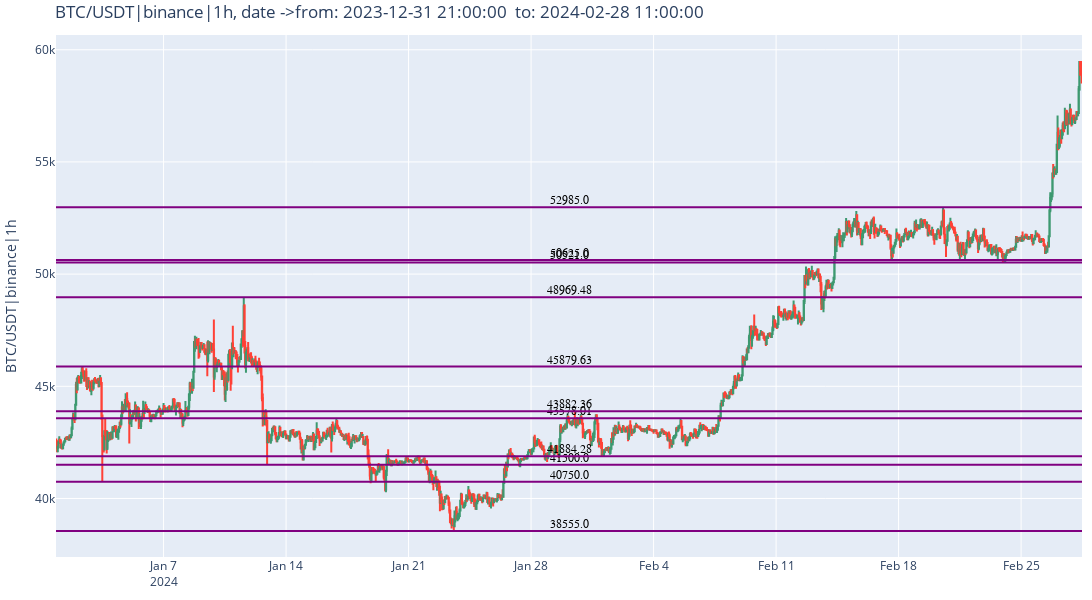

The notebook cell saved with this chart:
### Code cell
levels.plot_fracts()

### Figure 1 — Plotly figure (JSON) as saved in the notebook; plotly's stock layout.template omitted (floating-point values rounded to 4 significant figures; data arrays with more than 128 entries replaced by an {"elided": "..."} marker saying what was removed)
{"data": [{"close": {"elided": "1407 float values"}, "high": {"elided": "1407 float values"}, "low": {"elided": "1407 float values"}, "name": "candlestick", "open": {"elided": "1407 float values"}, "type": "candlestick", "x": {"elided": "1407 str values"}}], "layout": {"dragmode": "pan", "height": 600, "margin": {"b": 12, "l": 15, "r": 10, "t": 35}, "shapes": [{"editable": true, "label": {"font": {"color": "black", "family": "Courier New, monospace", "size": 12}, "text": "38555.0", "textposition": "top center"}, "line": {"color": "purple", "width": 2}, "name": "", "type": "line", "x0": 0, "x1": 1, "xref": "x domain", "y0": 38555, "y1": 38555, "yref": "y"}, {"editable": true, "label": {"font": {"color": "black", "family": "Courier New, monospace", "size": 12}, "text": "40750.0", "textposition": "top center"}, "line": {"color": "purple", "width": 2}, "name": "", "type": "line", "x0": 0, "x1": 1, "xref": "x domain", "y0": 40750, "y1": 40750, "yref": "y"}, {"editable": true, "label": {"font": {"color": "black", "family": "Courier New, monospace", "size": 12}, "text": "41500.0", "textposition": "top center"}, "line": {"color": "purple", "width": 2}, "name": "", "type": "line", "x0": 0, "x1": 1, "xref": "x domain", "y0": 41500, "y1": 41500, "yref": "y"}, {"editable": true, "label": {"font": {"color": "black", "family": "Courier New, monospace", "size": 12}, "text": "41884.28", "textposition": "top center"}, "line": {"color": "purple", "width": 2}, "name": "", "type": "line", "x0": 0, "x1": 1, "xref": "x domain", "y0": 41880.0, "y1": 41880.0, "yref": "y"}, {"editable": true, "label": {"font": {"color": "black", "family": "Courier New, monospace", "size": 12}, "text": "43578.01", "textposition": "top center"}, "line": {"color": "purple", "width": 2}, "name": "", "type": "line", "x0": 0, "x1": 1, "xref": "x domain", "y0": 43580.0, "y1": 43580.0, "yref": "y"}, {"editable": true, "label": {"font": {"color": "black", "family": "Courier New, monospace", "size": 12}, "text": "43882.36", "textposition": "top center"}, "line": {"color": "purple", "width": 2}, "name": "", "type": "line", "x0": 0, "x1": 1, "xref": "x domain", "y0": 43880.0, "y1": 43880.0, "yref": "y"}, {"editable": true, "label": {"font": {"color": "black", "family": "Courier New, monospace", "size": 12}, "text": "45879.63", "textposition": "top center"}, "line": {"color": "purple", "width": 2}, "name": "", "type": "line", "x0": 0, "x1": 1, "xref": "x domain", "y0": 45880.0, "y1": 45880.0, "yref": "y"}, {"editable": true, "label": {"font": {"color": "black", "family": "Courier New, monospace", "size": 12}, "text": "48969.48", "textposition": "top center"}, "line": {"color": "purple", "width": 2}, "name": "", "type": "line", "x0": 0, "x1": 1, "xref": "x domain", "y0": 48970.0, "y1": 48970.0, "yref": "y"}, {"editable": true, "label": {"font": {"color": "black", "family": "Courier New, monospace", "size": 12}, "text": "50521.0", "textposition": "top center"}, "line": {"color": "purple", "width": 2}, "name": "", "type": "line", "x0": 0, "x1": 1, "xref": "x domain", "y0": 50521, "y1": 50521, "yref": "y"}, {"editable": true, "label": {"font": {"color": "black", "family": "Courier New, monospace", "size": 12}, "text": "50625.0", "textposition": "top center"}, "line": {"color": "purple", "width": 2}, "name": "", "type": "line", "x0": 0, "x1": 1, "xref": "x domain", "y0": 50625, "y1": 50625, "yref": "y"}, {"editable": true, "label": {"font": {"color": "black", "family": "Courier New, monospace", "size": 12}, "text": "52985.0", "textposition": "top center"}, "line": {"color": "purple", "width": 2}, "name": "", "type": "line", "x0": 0, "x1": 1, "xref": "x domain", "y0": 52985, "y1": 52985, "yref": "y"}], "title": {"text": "BTC/USDT|binance|1h, date ->from: 2023-12-31 21:00:00  to: 2024-02-28 11:00:00"}, "width": 1100, "xaxis": {"rangeslider": {"visible": false}}, "yaxis": {"title": {"text": "BTC/USDT|binance|1h"}}}}
